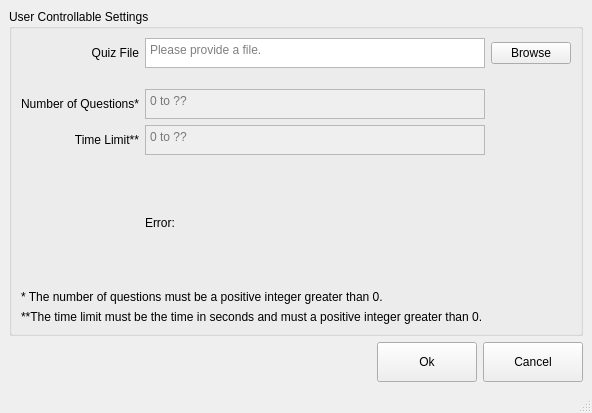
<?xml version="1.0" encoding="UTF-8"?>
<ui version="4.0">
 <class>settings</class>
 <widget class="QMainWindow" name="settings">
  <property name="geometry">
   <rect>
    <x>0</x>
    <y>0</y>
    <width>592</width>
    <height>413</height>
   </rect>
  </property>
  <property name="windowTitle">
   <string>Settings</string>
  </property>
  <widget class="QWidget" name="centralwidget">
   <layout class="QGridLayout" name="gridLayout">
    <item row="2" column="1">
     <widget class="QPushButton" name="btnOk">
      <property name="minimumSize">
       <size>
        <width>100</width>
        <height>40</height>
       </size>
      </property>
      <property name="text">
       <string>Ok</string>
      </property>
     </widget>
    </item>
    <item row="2" column="2">
     <widget class="QPushButton" name="btnCancel">
      <property name="minimumSize">
       <size>
        <width>100</width>
        <height>40</height>
       </size>
      </property>
      <property name="text">
       <string>Cancel</string>
      </property>
     </widget>
    </item>
    <item row="2" column="0">
     <spacer name="horizontalSpacer">
      <property name="orientation">
       <enum>Qt::Horizontal</enum>
      </property>
      <property name="sizeHint" stdset="0">
       <size>
        <width>40</width>
        <height>20</height>
       </size>
      </property>
     </spacer>
    </item>
    <item row="0" column="0" colspan="3">
     <widget class="QGroupBox" name="groupBox">
      <property name="title">
       <string>User Controllable Settings</string>
      </property>
      <layout class="QGridLayout" name="gridLayout_2">
       <item row="6" column="1">
        <spacer name="verticalSpacer">
         <property name="orientation">
          <enum>Qt::Vertical</enum>
         </property>
         <property name="sizeHint" stdset="0">
          <size>
           <width>20</width>
           <height>40</height>
          </size>
         </property>
        </spacer>
       </item>
       <item row="2" column="0">
        <widget class="QLabel" name="label_2">
         <property name="text">
          <string>Number of Questions*</string>
         </property>
         <property name="alignment">
          <set>Qt::AlignRight|Qt::AlignTrailing|Qt::AlignVCenter</set>
         </property>
        </widget>
       </item>
       <item row="2" column="1">
        <widget class="QTextEdit" name="txtNumQuest">
         <property name="enabled">
          <bool>false</bool>
         </property>
         <property name="minimumSize">
          <size>
           <width>0</width>
           <height>30</height>
          </size>
         </property>
         <property name="maximumSize">
          <size>
           <width>16777215</width>
           <height>30</height>
          </size>
         </property>
         <property name="inputMethodHints">
          <set>Qt::ImhDigitsOnly|Qt::ImhFormattedNumbersOnly</set>
         </property>
         <property name="verticalScrollBarPolicy">
          <enum>Qt::ScrollBarAlwaysOff</enum>
         </property>
         <property name="readOnly">
          <bool>false</bool>
         </property>
         <property name="placeholderText">
          <string>0 to ??</string>
         </property>
        </widget>
       </item>
       <item row="0" column="0">
        <widget class="QLabel" name="label">
         <property name="text">
          <string>Quiz File</string>
         </property>
         <property name="alignment">
          <set>Qt::AlignRight|Qt::AlignTrailing|Qt::AlignVCenter</set>
         </property>
        </widget>
       </item>
       <item row="0" column="1">
        <widget class="QTextEdit" name="txtFile">
         <property name="sizePolicy">
          <sizepolicy hsizetype="Expanding" vsizetype="Fixed">
           <horstretch>0</horstretch>
           <verstretch>0</verstretch>
          </sizepolicy>
         </property>
         <property name="minimumSize">
          <size>
           <width>300</width>
           <height>30</height>
          </size>
         </property>
         <property name="maximumSize">
          <size>
           <width>16777215</width>
           <height>30</height>
          </size>
         </property>
         <property name="sizeIncrement">
          <size>
           <width>1</width>
           <height>1</height>
          </size>
         </property>
         <property name="baseSize">
          <size>
           <width>0</width>
           <height>30</height>
          </size>
         </property>
         <property name="inputMethodHints">
          <set>Qt::ImhNone</set>
         </property>
         <property name="verticalScrollBarPolicy">
          <enum>Qt::ScrollBarAlwaysOff</enum>
         </property>
         <property name="horizontalScrollBarPolicy">
          <enum>Qt::ScrollBarAlwaysOff</enum>
         </property>
         <property name="lineWrapMode">
          <enum>QTextEdit::NoWrap</enum>
         </property>
         <property name="placeholderText">
          <string>Please provide a file.</string>
         </property>
        </widget>
       </item>
       <item row="0" column="2">
        <widget class="QPushButton" name="btnFileBrowse">
         <property name="text">
          <string>Browse</string>
         </property>
        </widget>
       </item>
       <item row="4" column="1">
        <spacer name="verticalSpacer_3">
         <property name="orientation">
          <enum>Qt::Vertical</enum>
         </property>
         <property name="sizeHint" stdset="0">
          <size>
           <width>20</width>
           <height>40</height>
          </size>
         </property>
        </spacer>
       </item>
       <item row="1" column="1">
        <spacer name="verticalSpacer_2">
         <property name="orientation">
          <enum>Qt::Vertical</enum>
         </property>
         <property name="sizeType">
          <enum>QSizePolicy::Fixed</enum>
         </property>
         <property name="sizeHint" stdset="0">
          <size>
           <width>20</width>
           <height>15</height>
          </size>
         </property>
        </spacer>
       </item>
       <item row="3" column="0">
        <widget class="QLabel" name="label_3">
         <property name="text">
          <string>Time Limit**</string>
         </property>
         <property name="alignment">
          <set>Qt::AlignRight|Qt::AlignTrailing|Qt::AlignVCenter</set>
         </property>
        </widget>
       </item>
       <item row="8" column="0" colspan="2">
        <widget class="QLabel" name="label_5">
         <property name="text">
          <string>**The time limit must be the time in seconds and must a positive integer greater than 0. </string>
         </property>
         <property name="wordWrap">
          <bool>true</bool>
         </property>
        </widget>
       </item>
       <item row="7" column="0" colspan="2">
        <widget class="QLabel" name="label_4">
         <property name="text">
          <string>* The number of questions must be a positive integer greater than 0.</string>
         </property>
         <property name="wordWrap">
          <bool>true</bool>
         </property>
        </widget>
       </item>
       <item row="3" column="1">
        <widget class="QTextEdit" name="txtTime">
         <property name="enabled">
          <bool>false</bool>
         </property>
         <property name="minimumSize">
          <size>
           <width>0</width>
           <height>30</height>
          </size>
         </property>
         <property name="maximumSize">
          <size>
           <width>16777215</width>
           <height>30</height>
          </size>
         </property>
         <property name="inputMethodHints">
          <set>Qt::ImhDigitsOnly</set>
         </property>
         <property name="placeholderText">
          <string>0 to ??</string>
         </property>
        </widget>
       </item>
       <item row="5" column="1">
        <widget class="QLabel" name="lblError">
         <property name="text">
          <string>Error: </string>
         </property>
        </widget>
       </item>
      </layout>
     </widget>
    </item>
   </layout>
  </widget>
  <widget class="QStatusBar" name="statusbar"/>
 </widget>
 <resources/>
 <connections/>
</ui>
